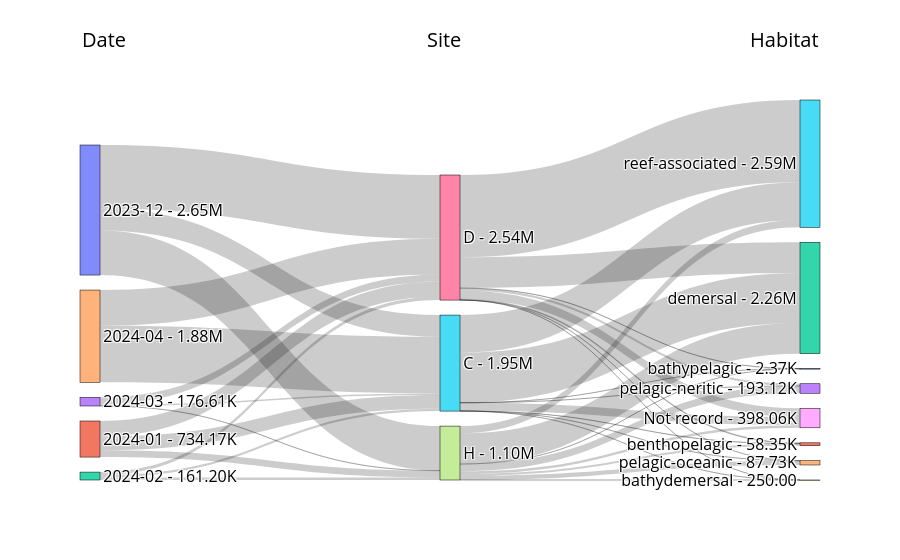

This figure's notebook cell:
### Markdown cell above
### Function `plot_sankey`

### Code cell
dm_analyser.plot_sankey(
    csv_path="./edNA/test_on_data/CJ_test/species_raw_abundance.csv",
    values="abundance",
    categories=["Date", "Site", "Habitat"],
    aggfunc="sum",
    save_dir="./edNA/test_on_data/CJ_test",
)

### Figure 1 — Plotly figure (JSON) as saved in the notebook; plotly's stock layout.template omitted (floating-point values rounded to 4 significant figures)
{"data": [{"link": {"source": [0, 0, 0, 1, 1, 1, 2, 2, 2, 3, 3, 3, 4, 4, 5, 5, 5, 5, 5, 5, 5, 5, 6, 6, 6, 6, 6, 6, 6, 6, 7, 7, 7, 7, 7, 7, 7, 7], "target": [5, 6, 7, 5, 6, 7, 5, 6, 7, 5, 6, 7, 5, 6, 8, 9, 10, 11, 12, 13, 14, 15, 8, 9, 10, 11, 12, 13, 14, 15, 8, 9, 10, 11, 12, 13, 14, 15], "value": [441871, 1297637, 906452, 282081, 312695, 139394, 46368, 65086, 49744, 31420, 143983, 1206, 1151765, 725217, 165164, 190, 52, 4345, 1016507, 442, 340, 766465, 178508, 46, 2180, 16785, 624816, 46176, 830, 1675277, 54384, 14, 138, 37216, 622800, 146502, 86561, 149181]}, "node": {"label": ["2023-12 - 2.65M", "2024-01 - 734.17K", "2024-02 - 161.20K", "2024-03 - 176.61K", "2024-04 - 1.88M", "C - 1.95M", "D - 2.54M", "H - 1.10M", "Not record - 398.06K", "bathydemersal - 250.00", "bathypelagic - 2.37K", "benthopelagic - 58.35K", "demersal - 2.26M", "pelagic-neritic - 193.12K", "pelagic-oceanic - 87.73K", "reef-associated - 2.59M"], "line": {"color": "black", "width": 0.5}, "pad": 15, "thickness": 20}, "type": "sankey"}], "layout": {"annotations": [{"align": "left", "font": {"color": "black", "size": 20}, "showarrow": false, "text": "Date", "x": 0, "xref": "x", "y": 1.2, "yref": "paper"}, {"align": "left", "font": {"color": "black", "size": 20}, "showarrow": false, "text": "Site", "x": 1, "xref": "x", "y": 1.2, "yref": "paper"}, {"align": "left", "font": {"color": "black", "size": 20}, "showarrow": false, "text": "Habitat", "x": 2, "xref": "x", "y": 1.2, "yref": "paper"}], "autosize": true, "font": {"color": "black", "size": 16}, "paper_bgcolor": "rgba(255,255,255,255)", "plot_bgcolor": "rgba(255,255,255,255)", "xaxis": {"showgrid": false, "showticklabels": false}, "yaxis": {"showgrid": false, "showticklabels": false}}}
